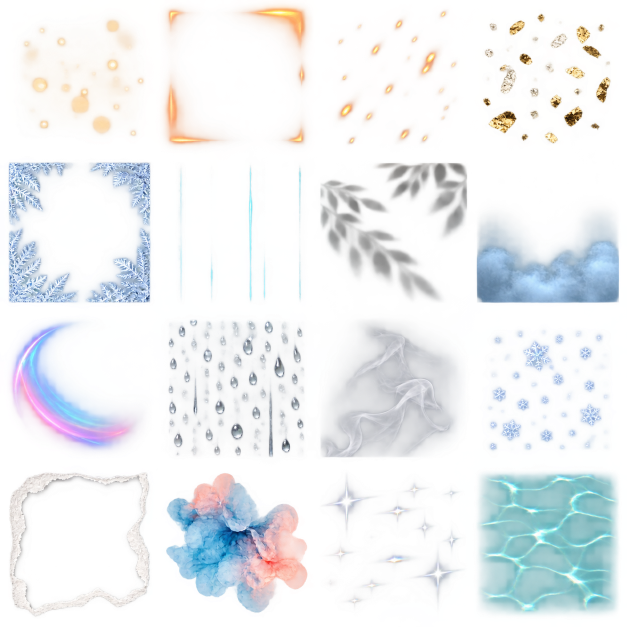
#> input picture resources/source/materials/cinematic-texture-atlas-20260925.png, 1254 x 1254 px, found by its file name (shown at 1/2 size)
$ python extract_legacy_texture_atlas.py
#> lines starting #> are read from the running program, lines starting #| are printed output that depends on the picture; after the words box and inside, x2 and y2 are one past the last pixel; in counts of white or black regions, pixels touching at a corner belong together
"""Extract the 4x4 first-party cinematic texture atlas into sticker PNGs.

The generated atlas and this deterministic crop map are retained as provenance.
Existing artwork is backed up before an explicit replacement run.
"""

from __future__ import annotations

import argparse
import hashlib
import json
import shutil
from pathlib import Path

import numpy as np
from PIL import Image, ImageDraw


ROOT = Path(__file__).resolve().parents[1]
DEFAULT_SHEET = ROOT / "docs/assets/cinematic-texture-atlas-20260925.png"
DEFAULT_OUTPUT = ROOT / "tmp/legacy-texture-review"
DEFAULT_REPORT = ROOT / "docs/assets/cinematic-texture-atlas-20260925.extraction.json"
DEFAULT_CONTACT = ROOT / "docs/assets/cinematic-texture-contact-sheet-20260925.png"
CATALOG = ROOT / "src/cutvoke/core/builtin_stickers.json"
BACKUP_ROOT = ROOT / "docs/assets/replaced-sticker-sources-20260925"
GRID = 4
OUTPUT_SIZE = 320
PADDING = 20
CROP_FRACTION = 0.94

ITEMS = (
    ("texture_atlas_dust_bokeh", "金尘散景", ("电影叠加", "金色", "散景", "光斑")),
    ("texture_atlas_edge_leak", "暖橙漏光", ("电影叠加", "暖光", "漏光", "边缘")),
    ("texture_atlas_embers", "微光余烬", ("电影叠加", "火花", "余烬", "光点")),
    ("texture_atlas_foil_flecks", "金银箔碎片", ("电影叠加", "金箔", "银箔", "碎片")),
    ("texture_atlas_frost_edge", "冰霜框边", ("电影叠加", "冰霜", "边框", "冬日")),
    ("texture_atlas_gate_weave", "青色放映门痕", ("电影叠加", "青色", "胶片", "划痕")),
    ("texture_atlas_leaf_shadows", "叶影漏光", ("电影叠加", "叶影", "植物", "光影")),
    ("texture_atlas_low_fog", "层叠低雾", ("电影叠加", "薄雾", "蓝色", "氛围")),
    ("texture_atlas_prism_arc", "虹彩棱镜弧", ("电影叠加", "棱镜", "虹彩", "弧光")),
    ("texture_atlas_rain_glass", "雨窗水滴", ("电影叠加", "雨滴", "玻璃", "水珠")),
    ("texture_atlas_smoke", "轻烟流线", ("电影叠加", "烟雾", "轻烟", "流动")),
    ("texture_atlas_snow_crystals", "散落雪晶", ("电影叠加", "雪花", "晶体", "冬日")),
    ("texture_atlas_torn_paper", "纤维撕纸边", ("电影叠加", "纸张", "撕边", "纤维")),
    ("texture_atlas_watercolor", "蓝珊瑚水彩", ("电影叠加", "水彩", "蓝色", "珊瑚")),
)


def _sha(path: Path) -> str:
    return hashlib.sha256(path.read_bytes()).hexdigest()


def _contact_sheet(paths: list[Path], output: Path) -> None:
    tile = 200
    sheet = Image.new("RGB", (tile * 4, tile * 4), (237, 239, 243))
    draw = ImageDraw.Draw(sheet)
    for index, path in enumerate(paths):
        row, column = divmod(index, 4)
        x, y = column * tile, row * tile
        background = Image.new("RGBA", (tile, tile), (240, 241, 244, 255))
        checker = ImageDraw.Draw(background)
        block = 20
        for cy in range(0, tile, block):
            for cx in range(0, tile, block):
                if (cx // block + cy // block) % 2:
                    checker.rectangle((cx, cy, cx + block - 1, cy + block - 1),
                                      fill=(216, 219, 225, 255))
        with Image.open(path) as source:
            source = source.convert("RGBA")
            source.thumbnail((tile - 24, tile - 24), Image.Resampling.LANCZOS)
            background.alpha_composite(source, ((tile - source.width) // 2,
                                                (tile - source.height) // 2))
        sheet.paste(background.convert("RGB"), (x, y))
        draw.rectangle((x + 5, y + 5, x + 34, y + 25), fill=(21, 26, 35))
        draw.text((x + 13, y + 8), f"{index + 1:02d}", fill=(255, 255, 255))
    output.parent.mkdir(parents=True, exist_ok=True)
    sheet.save(output, optimize=True)


def extract(sheet: Path, output: Path, report: Path, contact: Path,
            *, replace_assets: bool = False, record_source: bool = False) -> list[dict]:
#> called with replace_assets = False, record_source = False
    source = Image.open(sheet).convert("RGBA")
#> source is the input picture: PIL image 1254x1254 RGBA; mean R, G, B, A 129.8, 135.1, 134.7, 46
    width, height = source.size
#> width = 1254; height = 1254
    if abs(width / height - 1) > 0.02:
        raise ValueError(f"expected a square atlas, got {source.size}")
    if source.getchannel("A").getextrema() != (0, 255):
        raise ValueError("source atlas must contain real transparent and opaque pixels")
    if len(ITEMS) > GRID * GRID:
        raise ValueError("atlas has fewer cells than named assets")

    cell_w, cell_h = width / GRID, height / GRID
#> cell_w = 313.5; cell_h = 313.5
    crop_fraction = CROP_FRACTION
    output.mkdir(parents=True, exist_ok=True)
    targets = [output / f"{stem}.png" for stem, *_ in ITEMS]
    existing = [path for path in targets if path.exists()]
    if existing and not replace_assets:
        raise FileExistsError("refusing to overwrite without --replace-assets: " +
                              ", ".join(map(str, existing)))
    if report.exists() and output.resolve() != DEFAULT_OUTPUT.resolve() and not replace_assets:
        raise FileExistsError(f"refusing to overwrite extraction record: {report}")

    records: list[dict] = []
    for index, (stem, name, keywords) in enumerate(ITEMS):
        row, column = divmod(index, GRID)
        x0, x1 = round(column * cell_w), round((column + 1) * cell_w)
        y0, y1 = round(row * cell_h), round((row + 1) * cell_h)
        side = min(x1 - x0, y1 - y0)
        crop_side = round(side * crop_fraction)
        left = x0 + ((x1 - x0) - crop_side) // 2
        top = y0 + ((y1 - y0) - crop_side) // 2
        crop_box = (left, top, left + crop_side, top + crop_side)
        pixels = np.asarray(source.crop(crop_box), dtype=np.uint8).copy()
        pixels[pixels[:, :, 3] < 8] = (0, 0, 0, 0)
        visible = pixels[:, :, 3] >= 16
        visible_count = int(visible.sum())
        if visible_count < 400:
            raise ValueError(f"{stem} is nearly empty ({visible_count} visible pixels)")
        pixels[:3, :, :] = pixels[-3:, :, :] = 0
        pixels[:, :3, :] = pixels[:, -3:, :] = 0
        artwork = Image.fromarray(pixels, "RGBA")
        artwork.thumbnail((OUTPUT_SIZE - 2 * PADDING, OUTPUT_SIZE - 2 * PADDING),
                          Image.Resampling.LANCZOS)
        prepared = Image.new("RGBA", (OUTPUT_SIZE, OUTPUT_SIZE), (0, 0, 0, 0))
        prepared.alpha_composite(artwork, ((OUTPUT_SIZE - artwork.width) // 2,
                                           (OUTPUT_SIZE - artwork.height) // 2))
        target = output / f"{stem}.png"
        if target.exists() and replace_assets:
            backup = BACKUP_ROOT / target.name
            backup.parent.mkdir(parents=True, exist_ok=True)
            if not backup.exists():
                shutil.copy2(target, backup)
        prepared.save(target, optimize=True)
        alpha = prepared.getchannel("A")
        bounds = alpha.point(lambda value: 255 if value >= 16 else 0).getbbox()
        records.append({
            "index": index + 1,
            "stem": stem,
            "name": name,
            "subcategory": "电影叠加",
            "keywords": list(keywords),
            "row": row,
            "column": column,
            "sourceCell": [x0, y0, x1, y1],
            "cropBox": list(crop_box),
            "size": [OUTPUT_SIZE, OUTPUT_SIZE],
            "sourceVisiblePixels": visible_count,
            "alphaBounds": list(bounds) if bounds else None,
            "alphaExtrema": list(alpha.getextrema()),
            "sha256": _sha(target),
        })
#> this loop made 14 passes
#> (visible_count, bounds) on passes 1 to 12: (26485, (52, 45, 286, 271)), (21469, (23, 23, 297, 292)), (7168, (56, 29, 285, 286)), (12669, (36, 37, 279, 284)), (43755, (26, 22, 297, 290)), (4040, (52, 27, 286, 288)), (34680, (24, 23, 297, 287)), (42497, (23, 112, 295, 290)), (35922, (26, 23, 285, 278)), (40144, (32, 23, 293, 286)), (62868, (24, 23, 297, 286)), (17365, (43, 42, 277, 274))
#> pass 1, in extract, `visible = pixels[:, :, 3] >= 16`:
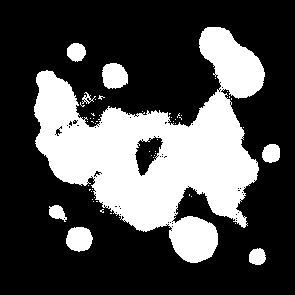
#> visible: shape (295, 295) bool; 30.4% white; 55 white regions (47 under 20 px), largest, box (x1, y1, x2, y2) and area: (34, 27, 265, 263) 24267, (102, 63, 128, 89) 544, (66, 227, 93, 252) 530
#> after the loop:
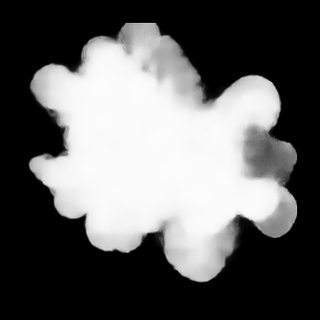
#> alpha: PIL image 320x320 L; min 0, max 253, mean 97.5
#> after the loop:
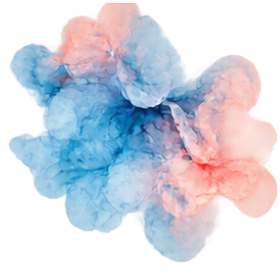
#> artwork: PIL image 280x280 RGBA; mean R, G, B, A 101.1, 105.1, 116.9, 127.3; transparent parts drawn white
#> after the loop:
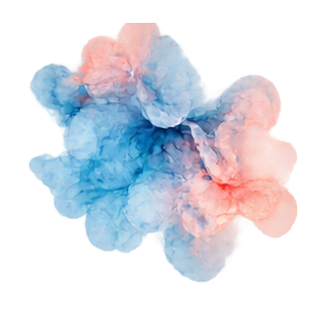
#> prepared: PIL image 320x320 RGBA; mean R, G, B, A 77.4, 80.5, 89.5, 97.5; transparent parts drawn white
#> after the loop, records = 14 items

    _contact_sheet(targets, contact)
#> in _contact_sheet, `background.alpha_composite(source, ((tile - source.width) // 2, (tile ..`:
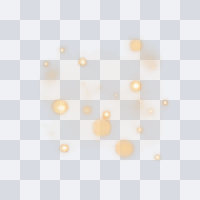
#> background: PIL image 200x200 RGBA; mean R, G, B, A 228.2, 228.1, 229.7, 255
#> in _contact_sheet, `sheet.paste(background.convert("RGB"), (x, y))`:
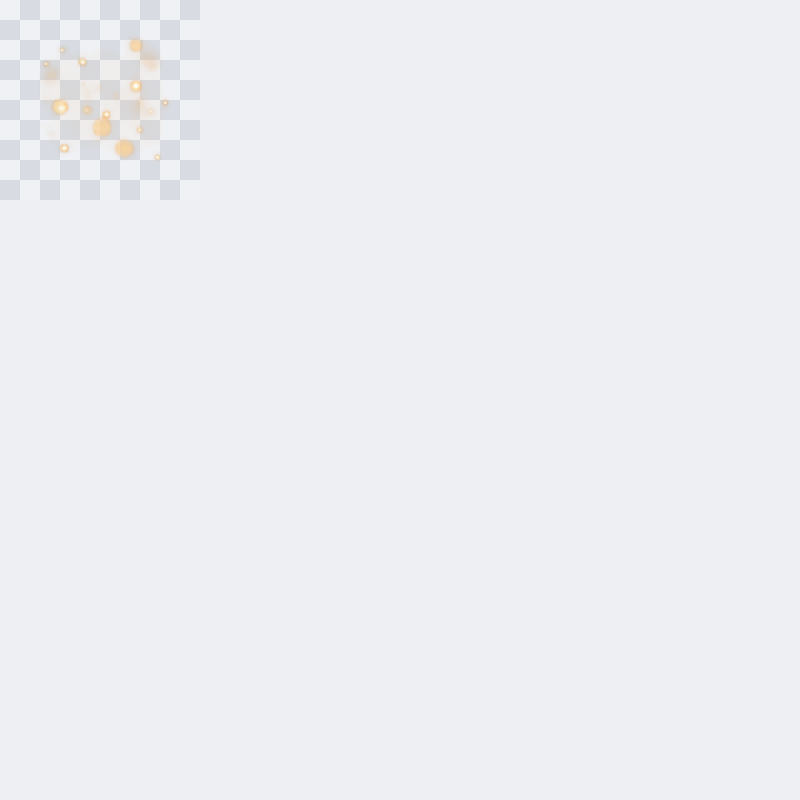
#> sheet: PIL image 800x800 RGB; mean R, G, B 236.5, 238.3, 242.2
#> in _contact_sheet, `sheet.save(output, optimize=True)`:
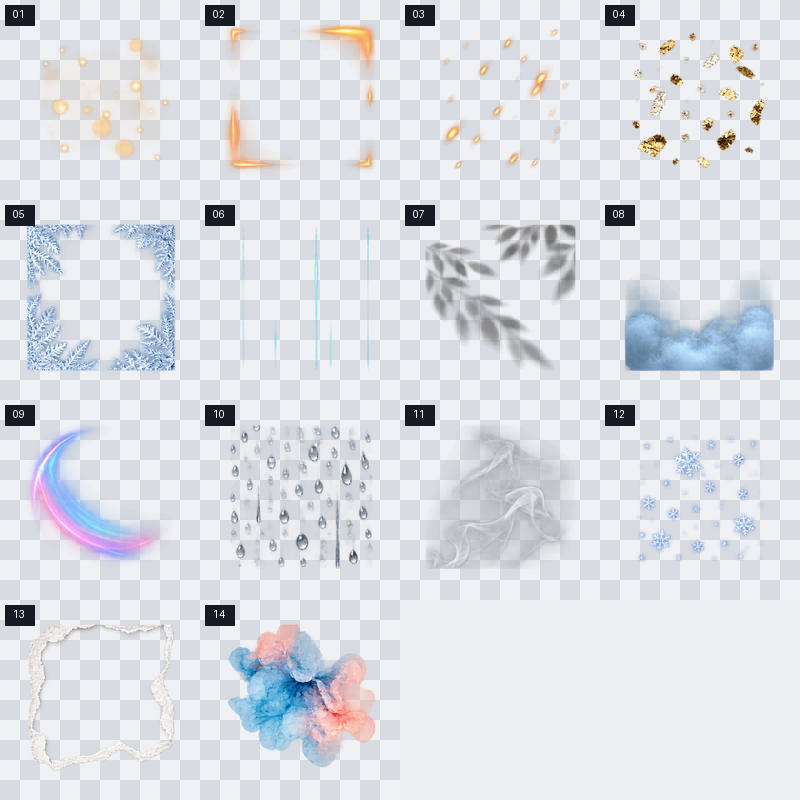
#> saved as cinematic-texture-contact-sheet-20260925.png: PIL image 800x800 RGB; mean R, G, B 220.4, 222.8, 228.2
    report.parent.mkdir(parents=True, exist_ok=True)
    report.write_text(json.dumps({
        "schemaVersion": 1,
        "source": sheet.name,
        "sourceSha256": _sha(sheet),
        "sourceSize": [width, height],
        "layout": "4x4; first 14 row-major cells extracted",
        "extraction": f"centered {crop_fraction:.0%} square crop per cell; transparent trim under alpha 8; fit to {OUTPUT_SIZE - 2 * PADDING}px and center on transparent {OUTPUT_SIZE}px canvas",
        "contactSheet": contact.name,
        "items": records,
    }, ensure_ascii=False, indent=2) + "\n", encoding="utf-8")

    if record_source:
        data = json.loads(CATALOG.read_text(encoding="utf-8"))
        by_stem = {item["stem"]: item for item in data["stickers"]}
        for record in records:
            item = by_stem.get(record["stem"])
            if item is None:
                raise ValueError(f"sticker catalog is missing {record['stem']}")
            item["version"] = "1.1.0"
            item["source"] = (
                f"OpenAI ImageGen atlas {sheet.relative_to(ROOT).as_posix()} "
                f"(SHA-256 {_sha(sheet)}), cell {record['index']} row-major; "
                f"crop and asset SHA-256 in {report.relative_to(ROOT).as_posix()}"
            )
        CATALOG.write_text(json.dumps(data, ensure_ascii=False, indent=2) + "\n",
                           encoding="utf-8")
    return records


def main() -> None:
    parser = argparse.ArgumentParser(description=__doc__)
    parser.add_argument("--sheet", type=Path, default=DEFAULT_SHEET)
    parser.add_argument("--output", type=Path, default=DEFAULT_OUTPUT)
    parser.add_argument("--report", type=Path, default=DEFAULT_REPORT)
    parser.add_argument("--contact-sheet", type=Path, default=DEFAULT_CONTACT)
    parser.add_argument("--replace-assets", action="store_true",
                        help="backup and replace existing matching PNGs")
    parser.add_argument("--record-source", action="store_true",
                        help="write generated atlas provenance to the sticker catalog")
    args = parser.parse_args()
    records = extract(args.sheet, args.output, args.report, args.contact_sheet,
                      replace_assets=args.replace_assets, record_source=args.record_source)
#> records = 14 items
    print(json.dumps({"extracted": len(records), "report": str(args.report),
                      "contactSheet": str(args.contact_sheet)}, ensure_ascii=False, indent=2))
#| {
#|   "extracted": 14,
#|   "report": "docs/assets/cinematic-texture-atlas-20260925.extraction.json",
#|   "contactSheet": "docs/assets/cinematic-texture-contact-sheet-20260925.png"
#| }


if __name__ == "__main__":
    main()
